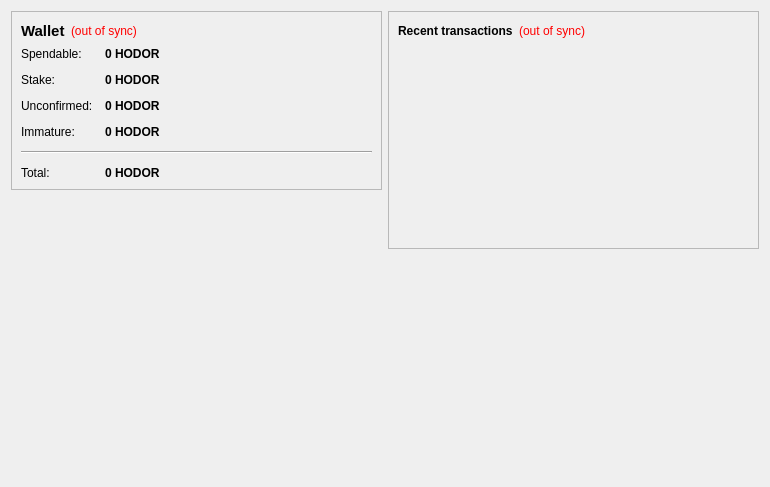
<?xml version="1.0" encoding="UTF-8"?>
<ui version="4.0">
 <class>OverviewPage</class>
 <widget class="QWidget" name="OverviewPage">
  <property name="geometry">
   <rect>
    <x>0</x>
    <y>0</y>
    <width>770</width>
    <height>487</height>
   </rect>
  </property>
  <property name="windowTitle">
   <string>Form</string>
  </property>
  <layout class="QHBoxLayout" name="horizontalLayout" stretch="1,1">
   <item>
    <layout class="QVBoxLayout" name="verticalLayout_2">
     <item>
      <widget class="QFrame" name="frame">
       <property name="frameShape">
        <enum>QFrame::StyledPanel</enum>
       </property>
       <property name="frameShadow">
        <enum>QFrame::Raised</enum>
       </property>
       <layout class="QVBoxLayout" name="verticalLayout_4">
        <item>
         <layout class="QHBoxLayout" name="horizontalLayout_4">
          <item>
           <widget class="QLabel" name="label_5">
            <property name="font">
             <font>
              <pointsize>11</pointsize>
              <weight>75</weight>
              <bold>true</bold>
             </font>
            </property>
            <property name="text">
             <string>Wallet</string>
            </property>
           </widget>
          </item>
          <item>
           <widget class="QLabel" name="labelWalletStatus">
            <property name="toolTip">
             <string>The displayed information may be out of date. Your wallet automatically synchronizes with the HODORCOIN network after a connection is established, but this process has not completed yet.</string>
            </property>
            <property name="styleSheet">
             <string notr="true">QLabel { color: red; }</string>
            </property>
            <property name="text">
             <string notr="true">(out of sync)</string>
            </property>
            <property name="alignment">
             <set>Qt::AlignLeading|Qt::AlignLeft|Qt::AlignVCenter</set>
            </property>
           </widget>
          </item>
          <item>
           <spacer name="horizontalSpacer_2">
            <property name="orientation">
             <enum>Qt::Horizontal</enum>
            </property>
            <property name="sizeHint" stdset="0">
             <size>
              <width>40</width>
              <height>20</height>
             </size>
            </property>
           </spacer>
          </item>
         </layout>
        </item>
        <item>
         <layout class="QFormLayout" name="formLayout_2">
          <property name="fieldGrowthPolicy">
           <enum>QFormLayout::AllNonFixedFieldsGrow</enum>
          </property>
          <property name="horizontalSpacing">
           <number>12</number>
          </property>
          <property name="verticalSpacing">
           <number>12</number>
          </property>
          <item row="0" column="0">
           <widget class="QLabel" name="label">
            <property name="text">
             <string>Spendable:</string>
            </property>
           </widget>
          </item>
          <item row="0" column="1">
           <widget class="QLabel" name="labelBalance">
            <property name="font">
             <font>
              <weight>75</weight>
              <bold>true</bold>
             </font>
            </property>
            <property name="cursor">
             <cursorShape>IBeamCursor</cursorShape>
            </property>
            <property name="toolTip">
             <string>Your current spendable balance</string>
            </property>
            <property name="text">
             <string notr="true">0 HODOR</string>
            </property>
            <property name="textInteractionFlags">
             <set>Qt::LinksAccessibleByMouse|Qt::TextSelectableByKeyboard|Qt::TextSelectableByMouse</set>
            </property>
           </widget>
          </item>
          <item row="1" column="0">
           <widget class="QLabel" name="label_6">
            <property name="text">
             <string>Stake:</string>
            </property>
           </widget>
          </item>
          <item row="1" column="1">
           <widget class="QLabel" name="labelStake">
            <property name="font">
             <font>
              <weight>75</weight>
              <bold>true</bold>
             </font>
            </property>
            <property name="cursor">
             <cursorShape>IBeamCursor</cursorShape>
            </property>
            <property name="toolTip">
             <string>Total of coins that was staked, and do not yet count toward the current balance</string>
            </property>
            <property name="text">
             <string notr="true">0 HODOR</string>
            </property>
            <property name="textInteractionFlags">
             <set>Qt::LinksAccessibleByMouse|Qt::TextSelectableByKeyboard|Qt::TextSelectableByMouse</set>
            </property>
           </widget>
          </item>
          <item row="2" column="0">
           <widget class="QLabel" name="label_3">
            <property name="text">
             <string>Unconfirmed:</string>
            </property>
           </widget>
          </item>
          <item row="2" column="1">
           <widget class="QLabel" name="labelUnconfirmed">
            <property name="font">
             <font>
              <weight>75</weight>
              <bold>true</bold>
             </font>
            </property>
            <property name="cursor">
             <cursorShape>IBeamCursor</cursorShape>
            </property>
            <property name="toolTip">
             <string>Total of transactions that have yet to be confirmed, and do not yet count toward the current balance</string>
            </property>
            <property name="text">
             <string notr="true">0 HODOR</string>
            </property>
            <property name="textInteractionFlags">
             <set>Qt::LinksAccessibleByMouse|Qt::TextSelectableByKeyboard|Qt::TextSelectableByMouse</set>
            </property>
           </widget>
          </item>
          <item row="3" column="0">
           <widget class="QLabel" name="labelImmatureText">
            <property name="text">
             <string>Immature:</string>
            </property>
           </widget>
          </item>
          <item row="3" column="1">
           <widget class="QLabel" name="labelImmature">
            <property name="font">
             <font>
              <weight>75</weight>
              <bold>true</bold>
             </font>
            </property>
            <property name="toolTip">
             <string>Mined balance that has not yet matured</string>
            </property>
            <property name="text">
             <string notr="true">0 HODOR</string>
            </property>
            <property name="textInteractionFlags">
             <set>Qt::LinksAccessibleByMouse|Qt::TextSelectableByKeyboard|Qt::TextSelectableByMouse</set>
            </property>
           </widget>
          </item>
          <item row="4" column="0" colspan="2">
           <widget class="Line" name="line">
            <property name="orientation">
             <enum>Qt::Horizontal</enum>
            </property>
           </widget>
          </item>
          <item row="5" column="0">
           <widget class="QLabel" name="labelTotalText">
            <property name="text">
             <string>Total:</string>
            </property>
           </widget>
          </item>
          <item row="5" column="1">
           <widget class="QLabel" name="labelTotal">
            <property name="font">
             <font>
              <weight>75</weight>
              <bold>true</bold>
             </font>
            </property>
            <property name="cursor">
             <cursorShape>IBeamCursor</cursorShape>
            </property>
            <property name="toolTip">
             <string>Your current total balance</string>
            </property>
            <property name="text">
             <string notr="true">0 HODOR</string>
            </property>
            <property name="textInteractionFlags">
             <set>Qt::LinksAccessibleByMouse|Qt::TextSelectableByKeyboard|Qt::TextSelectableByMouse</set>
            </property>
           </widget>
          </item>
         </layout>
        </item>
       </layout>
      </widget>
     </item>
     <item>
      <spacer name="verticalSpacer">
       <property name="orientation">
        <enum>Qt::Vertical</enum>
       </property>
       <property name="sizeHint" stdset="0">
        <size>
         <width>20</width>
         <height>40</height>
        </size>
       </property>
      </spacer>
     </item>
     <item>
      <widget class="QLabel" name="label_2">
       <property name="autoFillBackground">
        <bool>true</bool>
       </property>
       <property name="text">
        <string/>
       </property>
       <property name="pixmap">
        <pixmap resource="../bitcoin.qrc">:/icons/drmbg</pixmap>
       </property>
       <property name="scaledContents">
        <bool>false</bool>
       </property>
       <property name="margin">
        <number>0</number>
       </property>
      </widget>
     </item>
    </layout>
   </item>
   <item>
    <layout class="QVBoxLayout" name="verticalLayout_3">
     <item>
      <widget class="QFrame" name="frame_2">
       <property name="frameShape">
        <enum>QFrame::StyledPanel</enum>
       </property>
       <property name="frameShadow">
        <enum>QFrame::Raised</enum>
       </property>
       <layout class="QVBoxLayout" name="verticalLayout">
        <item>
         <layout class="QHBoxLayout" name="horizontalLayout_2">
          <item>
           <widget class="QLabel" name="label_4">
            <property name="text">
             <string>&lt;b&gt;Recent transactions&lt;/b&gt;</string>
            </property>
           </widget>
          </item>
          <item>
           <widget class="QLabel" name="labelTransactionsStatus">
            <property name="toolTip">
             <string>The displayed information may be out of date. Your wallet automatically synchronizes with the HODORCOIN network after a connection is established, but this process has not completed yet.</string>
            </property>
            <property name="styleSheet">
             <string notr="true">QLabel { color: red; }</string>
            </property>
            <property name="text">
             <string notr="true">(out of sync)</string>
            </property>
            <property name="alignment">
             <set>Qt::AlignRight|Qt::AlignTrailing|Qt::AlignVCenter</set>
            </property>
           </widget>
          </item>
          <item>
           <spacer name="horizontalSpacer">
            <property name="orientation">
             <enum>Qt::Horizontal</enum>
            </property>
            <property name="sizeHint" stdset="0">
             <size>
              <width>40</width>
              <height>20</height>
             </size>
            </property>
           </spacer>
          </item>
         </layout>
        </item>
        <item>
         <widget class="QListView" name="listTransactions">
          <property name="styleSheet">
           <string notr="true">QListView { background: transparent; }</string>
          </property>
          <property name="frameShape">
           <enum>QFrame::NoFrame</enum>
          </property>
          <property name="verticalScrollBarPolicy">
           <enum>Qt::ScrollBarAlwaysOff</enum>
          </property>
          <property name="horizontalScrollBarPolicy">
           <enum>Qt::ScrollBarAlwaysOff</enum>
          </property>
          <property name="selectionMode">
           <enum>QAbstractItemView::NoSelection</enum>
          </property>
         </widget>
        </item>
       </layout>
      </widget>
     </item>
     <item>
      <spacer name="verticalSpacer_2">
       <property name="orientation">
        <enum>Qt::Vertical</enum>
       </property>
       <property name="sizeHint" stdset="0">
        <size>
         <width>20</width>
         <height>40</height>
        </size>
       </property>
      </spacer>
     </item>
    </layout>
   </item>
  </layout>
 </widget>
 <resources/>
 <connections/>
</ui>
